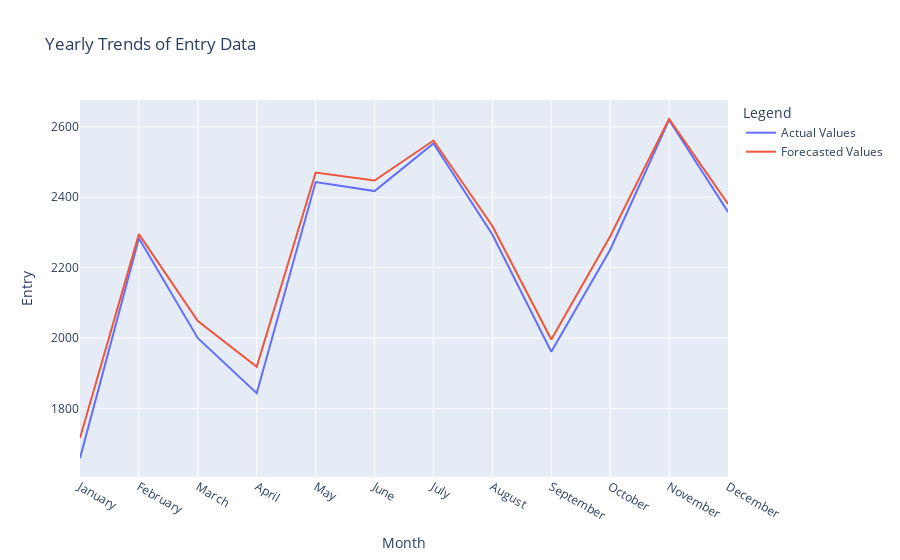

The notebook cell this image was saved under:
### Code cell
import pandas as pd
import plotly.express as px

# Group the data by month and calculate the mean for Actual Values and Forecasted Values
yearly_trends = df_features_with_predictions.groupby('month')[['Actual Values', 'Forecasted Values']].mean().reset_index()

# Map the month numbers to month names
yearly_trends['month'] = yearly_trends['month'].map({
    1: 'January', 2: 'February', 3: 'March', 4: 'April', 5: 'May', 6: 'June',
    7: 'July', 8: 'August', 9: 'September', 10: 'October', 11: 'November', 12: 'December'
})

# Sort the DataFrame by month order
yearly_trends['month'] = pd.Categorical(yearly_trends['month'], categories=[
    'January', 'February', 'March', 'April', 'May', 'June',
    'July', 'August', 'September', 'October', 'November', 'December'
], ordered=True)
yearly_trends = yearly_trends.sort_values('month')

# Plot the yearly trends using Plotly
fig = px.line(yearly_trends, x='month', y=['Actual Values', 'Forecasted Values'], title='Yearly Trends of Entry Data')

# Update layout for better visualization
fig.update_layout(
    xaxis_title='Month',
    yaxis_title='Entry',
    legend_title='Legend',
    xaxis=dict(
        tickmode='array',
        tickvals=[
            'January', 'February', 'March', 'April', 'May', 'June',
            'July', 'August', 'September', 'October', 'November', 'December'
        ],
        ticktext=[
            'January', 'February', 'March', 'April', 'May', 'June',
            'July', 'August', 'September', 'October', 'November', 'December'
        ]
    )
)

# Show the plot
fig.show()

### Figure 1 — Plotly figure (JSON) as saved in the notebook; plotly's stock layout.template omitted (floating-point values rounded to 4 significant figures)
{"data": [{"hovertemplate": "variable=Actual Values<br>month=%{x}<br>value=%{y}<extra></extra>", "legendgroup": "Actual Values", "line": {"color": "#636efa", "dash": "solid"}, "marker": {"symbol": "circle"}, "mode": "lines", "name": "Actual Values", "orientation": "v", "showlegend": true, "type": "scatter", "x": ["January", "February", "March", "April", "May", "June", "July", "August", "September", "October", "November", "December"], "xaxis": "x", "y": [1659.0, 2284.0, 2000.0, 1844.0, 2443.0, 2417.0, 2552.0, 2294.0, 1961.0, 2251.0, 2619.0, 2358.0], "yaxis": "y"}, {"hovertemplate": "variable=Forecasted Values<br>month=%{x}<br>value=%{y}<extra></extra>", "legendgroup": "Forecasted Values", "line": {"color": "#EF553B", "dash": "solid"}, "marker": {"symbol": "circle"}, "mode": "lines", "name": "Forecasted Values", "orientation": "v", "showlegend": true, "type": "scatter", "x": ["January", "February", "March", "April", "May", "June", "July", "August", "September", "October", "November", "December"], "xaxis": "x", "y": [1716.0, 2295.0, 2048.0, 1919.0, 2470.0, 2447.0, 2561.0, 2318.0, 1996.0, 2289.0, 2622.0, 2381.0], "yaxis": "y"}], "layout": {"legend": {"title": {"text": "Legend"}, "tracegroupgap": 0}, "title": {"text": "Yearly Trends of Entry Data"}, "xaxis": {"anchor": "y", "domain": [0, 1], "tickmode": "array", "ticktext": ["January", "February", "March", "April", "May", "June", "July", "August", "September", "October", "November", "December"], "tickvals": ["January", "February", "March", "April", "May", "June", "July", "August", "September", "October", "November", "December"], "title": {"text": "Month"}}, "yaxis": {"anchor": "x", "domain": [0, 1], "title": {"text": "Entry"}}}}
